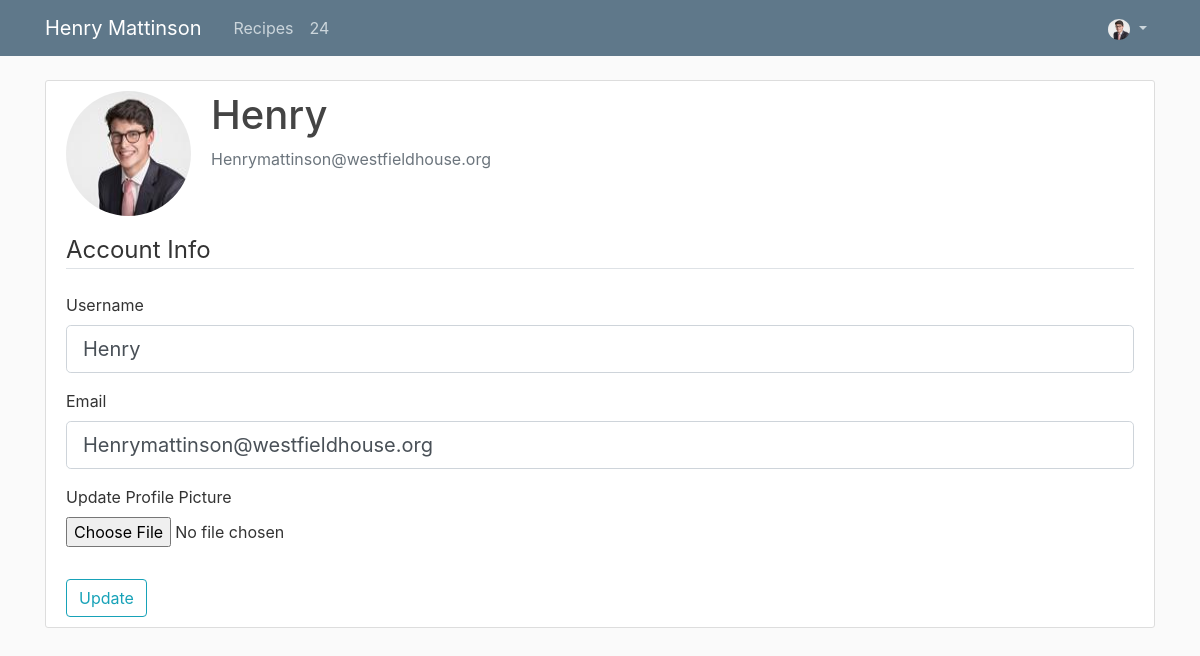
Page /account (signed in) on the committed database.
### website/models.py (models this page shows, shortened)
class User(db.Model, UserMixin):
    id = db.Column(db.Integer, primary_key=True)
    username = db.Column(db.String(20), unique=True, nullable=False)
    email = db.Column(db.String(120), unique=True, nullable=False)
    image_file = db.Column(db.String(20), nullable=False, default='default.jpg')
    password = db.Column(db.String(60), nullable=False)

### website/users/routes.py (the view)
@users.route('/account', methods=['GET','POST'])
@login_required
def account():
    form = UpdateAccountForm()
    if form.validate_on_submit():
        if form.picture.data:
            old_pic = current_user.image_file
            picture_file = save_picture(form.picture.data)
            current_user.image_file = picture_file
            if old_pic != 'default.jpg':
                os.remove(os.path.join(current_app.root_path, 'static/profile_pics', old_pic))
        current_user.username = form.username.data
        current_user.email = form.email.data
        db.session.commit()
        flash('Your account has been updated', 'success')
        return redirect(url_for('users.account'))
    elif request.method == 'GET':
        form.username.data = current_user.username
        form.email.data = current_user.email
    image_file = url_for('static',
                        filename='profile_pics/' + current_user.image_file)
    return render_template('account.html', title='Account',
                            image_file=image_file, form=form)

### website/users/forms.py (shortened to what this page needs)
class UpdateAccountForm(FlaskForm):
    username = StringField('Username',
                            validators=[DataRequired(),Length(min=2,max=20)])
    email = StringField('Email',
                        validators=[DataRequired(),Email()])
    picture = FileField('Update Profile Picture', validators=[FileAllowed(['jpg','png'])])
    submit = SubmitField('Update')

### website/models.py (called while the page is built)
@login_manager.user_loader
def load_user(user_id):
    return User.query.get(int(user_id))

### website/templates/account.html (shortened to what this page needs)
{% extends "layout.html" %}
{% block content %}
<div class="content-section">
    <div class="media">
      <img class="rounded-circle account-img" src="{{ image_file }}">
      <div class="media-body">
        <h2 class="account-heading">{{ current_user.username }}</h2>
        <p class="text-secondary">{{ current_user.email }}</p>
      </div>
    </div>
        <form action="" method="POST" enctype="multipart/form-data">
          <fieldset class='form-group'>
            <legend class="border-bottom mb-4">Account Info</legend>
            <div class="form-group">
              {{ form.username.label(class="form-control-label") }}
              {% if form.username.errors %}
                {{ form.username(class="form-control form-control-lg is-invalid") }}
                <div class="invalid-feed">
                  {% for error in form.username.errors %}
                    <span>{{ error }}</span>
                  {% endfor %}
                </div>
              {% else %}
                {{ form.username(class="form-control form-control-lg") }}
              {% endif %}
            </div>
            <div class="form-group">
                    {{ form.email.label(class="form-control-label") }}
                    {% if form.email.errors %}
                        {{ form.email(class="form-control form-control-lg is-invalid") }}
                        <div class="invalid-feedback">
                            {% for error in form.email.errors %}
                                <span>{{ error }}</span>
                            {% endfor %}
                        </div>
                    {% else %}
                        {{ form.email(class="form-control form-control-lg") }}
                    {% endif %}
                </div>
                <div class="form-group">
                    {{ form.picture.label() }}
                    {{ form.picture(class="form-control-file") }}
                </div>
          </fieldset>
          <div class="formgroup">
            {{ form.submit(class="btn btn-outline-info") }}
          </div>
        </form>
  </div>
{% endblock content %}

### website/templates/layout.html (shortened to what this page needs)
<!DOCTYPE html>
<html>
<head>
    <link rel="stylesheet" href="https://maxcdn.bootstrapcdn.com/bootstrap/4.0.0/css/bootstrap.min.css">
    <link rel="stylesheet" type="text/css" href="{{ url_for('static', filename='main.css') }}">
</head>
<body>
    <header class="site-header">
      <nav class="navbar navbar-expand-md navbar-dark bg-steel fixed-top">
        <div class="container">
          <a class="navbar-brand mr-4" href="{{ url_for('main.home')}}">Henry Mattinson</a>
          <div class="collapse navbar-collapse" id="navbarToggle">
            <div class="navbar-nav mr-auto">
              <a class="nav-item nav-link" href="{{ url_for('recipes.all')}}">Recipes</a>
              <a class="nav-item nav-link" href="{{ url_for('card_solver.card_solver')}}">24</a>
            </div>
            <div class="navbar-nav">
              {% if current_user.is_authenticated %}
                <li class="nav-item dropdown">
                  <a class="nav-link dropdown-toggle" href="#" id="navbarDropdown" role="button" data-toggle="dropdown"  aria-haspopup="true" aria-expanded="false">
                    <img class="rounded-circle"
                          src="{{ url_for('static', filename='profile_pics/' + current_user.image_file) }}"
                          height="21">
                  </a>
                </li>
              {% else %}
                <a class="nav-item nav-link" href="{{ url_for('users.login')}}">Login</a>
                <a class="nav-item nav-link" href="{{ url_for('users.register')}}">Register</a>
              {% endif %}
            </div>
          </div>
        </div>
      </nav>
    </header>
    <main role="main" class="container">
      <div class="row">
        <div class="col-md-12">
          {% block content %}
          {% endblock %}
        </div>
      </div>
    </main>
</body>
</html>

### website/static/main.css (style rules this page uses)
body { background: #fafafa; color: #333333; margin-top: 5rem; }
h1, h2, h3, h4, h5, h6 { color: #444444; }
.bg-steel { background-color: #5f788a; }
.site-header .navbar-nav .nav-link { color: #cbd5db; }
.content-section { background: #ffffff; padding: 10px 20px; border: 1px solid #dddddd; border-radius: 3px; margin-bottom: 20px; }
.account-img { height: 125px; width: 125px; margin-right: 20px; margin-bottom: 16px; }
.account-heading { font-size: 2.5rem; }

### rows in the picture
User: image_file (picture), username "Henry", email "Henrymattinson@westfieldhouse.org"
